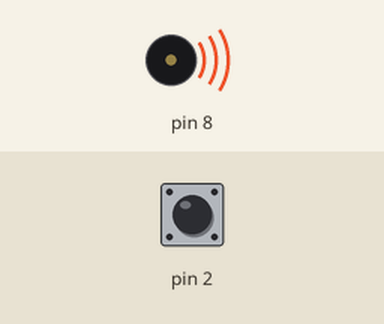
This sketch was run on a simulated Arduino Uno, built with avr-gcc and run on an emulated ATmega328P. Shown: buzzer (waves = sounding). The test bench sets the inputs (shaded band); at power-on: pin 2 HIGH.

Above: at 1.2 s.
1.3 s: pin 2 pulled LOW for 0.15 s
At 1.9 s:
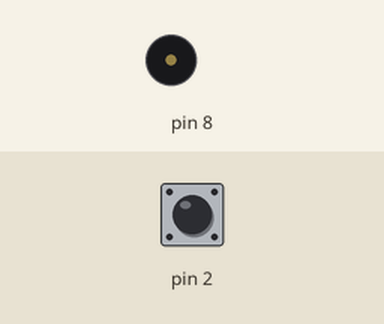
4.4 s: pin 2 pulled LOW for 1 s
At 7.7 s:
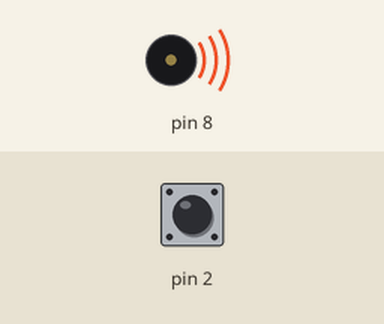
8.4 s: pin 2 pulled LOW for 3.2 s
At 9.7 s:
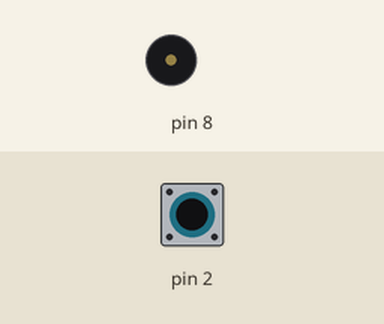
Timing chart, 0 to 15.9 s (numbered marks = the images above; inputs shaded):
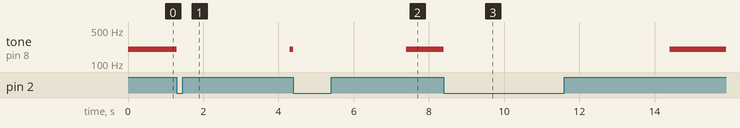

Measured:
- after the input at 1.3 s, tone on pin 8: 200 Hz → silent at once, → 200 Hz 3.0 s later
- after the input at 4.4 s, tone on pin 8: 200 Hz → silent at once, → 200 Hz 3.0 s later
- after the input at 8.4 s, tone on pin 8: 200 Hz → silent at once, → 200 Hz 6.0 s later

The sketch:

PassiveButton.ino
```cpp
void setup()
{
    pinMode(2, INPUT_PULLUP);
}
int soundTest = 1;
void loop()
{
    if (soundTest = 1)
    {
        tone(8,200,300);
        if (digitalRead(2)==0)
        {
            tone(8,0,500);
            delay(3000);
        }
    }
}
```
